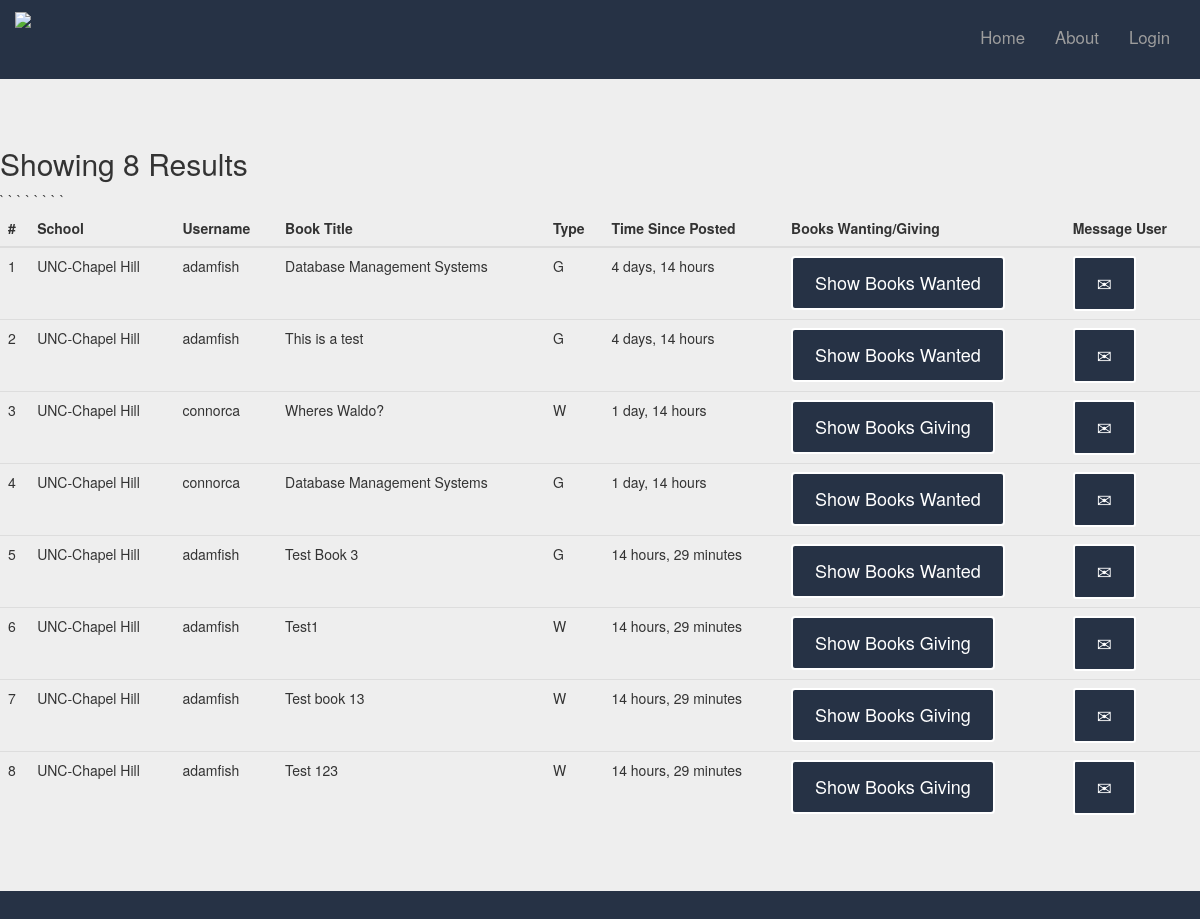
The page /listing_list/ on the database its author committed.
### home/models.py (models this page shows, shortened)
class Listing(models.Model):
    TYPES = (
        ('W', 'Want'),
        ('G', 'Give'),
    )
    sid = models.ForeignKey(Student, on_delete=models.CASCADE)
    bid = models.ForeignKey(Book, on_delete=models.CASCADE)
    type = models.CharField(max_length=1, choices=TYPES)
    date = models.DateField(auto_now_add=True)
    open = models.BooleanField(default=True)

class Student(models.Model):
    user = models.OneToOneField(User, on_delete=models.CASCADE)
    school = models.ForeignKey(School, on_delete=models.CASCADE)

class School(models.Model):
    school = models.CharField("school name", max_length=40, unique=False, default="")
    state = models.CharField("school state", max_length=2, unique=False, default="")
    city = models.CharField("school city", max_length=40, unique=False, default="")
    def __str__(self):
        return self.school

class Book(models.Model):
    ISBN = models.IntegerField(default="")
    title = models.CharField(max_length=40, default="")
    def __str__(self):
        return self.title

### home/views.py (the view)
# urls.py: url(r'^listing_list/$', views.ListBooks.as_view(), name='booksearch'),
class ListBooks(ListView):
    paginate_by = 10
    template_name = 'home/listing_list.html'
    context_object_name = 'result'
    def get_queryset(self):
        result = Listing.objects.all()
        query = self.request.GET.get('q')
        if query:
            query_list = query.split()
            result = result.filter(reduce(operator.and_, (Q(bid__title__icontains=q) for q in query_list)),
                                   open=True)
        return result

### templates/home/listing_list.html (shortened to what this page needs)
{% extends 'home/base.html' %}
{% block content %}
    <div class ='jumbotron'>
    {% if result  %}
        {% if result.count == 1 %}
            <h2>Showing {{ result.count }} Result</h2>
        {% else %}
            <h2>Showing {{ result.count }} Results</h2>
        {% endif %}
        <table class='table table-hover' id = "searchTable">
        <thead>
            <tr>
                <th>#</th>
                <th>School</th>
                <th>Username</th>
                <th>Book Title</th>
                <th>Type</th>
                <th>Time Since Posted</th>
                <th>Books Wanting/Giving</th>
                <th>Message User</th>
            </tr>
        </thead>
        <tbody>
        {% for instance in result %}
            <tr>
                <td>{{ forloop.counter}}</td>
                <td>{{ instance.sid.school }} </td>
                <td>{{ instance.sid.user.username}}</td>
                <td>{{ instance.bid }} </td>
                <td>{{ instance.type }} </td>
                <td>{{ instance.date|timesince}} </td>
                <td class="dropdown">
                    {% if instance.type == 'W' %}
                    <a class="btn btn-default dropdown-toggle" data-toggle="dropdown" href="#" id="dropdownbutton">Show Books Giving</a>
                    {% else %}
                    <a class="btn btn-default dropdown-toggle" data-toggle="dropdown" href="#" id="dropdownbutton">Show Books Wanted</a>
                    {%  endif %}
                </td>
                <td>
                    <a href="/messages/write/{{ instance.sid.user.username }} "><button type="button" class = "btn btn-default btn-sm">
                        <span class="glypicon glyphicon-envelope"></span>
                    </button>
                    </a>
                </td>
            </tr>
        {% endfor %}
        </tbody>
        </table>
        </div>
    {% endif %}
{% endblock %}

### static/css/home.css (style rules this page uses)
body { background-color:#263245; }
.btn { font-size: 18px; color: #FFF; padding: 12px 22px; background:#263245; border: 2px solid #FFF; }

### rows shown on the page
Listing: sid.school "UNC-Chapel Hill", sid.user.username "adamfish", bid "Database Management Systems", type "G", date "4 days, 14 hours", shows "Show Books Wanted"
Listing: sid.school "UNC-Chapel Hill", sid.user.username "adamfish", bid "This is a test", type "G", date "4 days, 14 hours", shows "Show Books Wanted"
Listing: sid.school "UNC-Chapel Hill", sid.user.username "connorca", bid "Wheres Waldo?", type "W", date "1 day, 14 hours", shows "Show Books Giving"
Listing: sid.school "UNC-Chapel Hill", sid.user.username "connorca", bid "Database Management Systems", type "G", date "1 day, 14 hours", shows "Show Books Wanted"
Listing: sid.school "UNC-Chapel Hill", sid.user.username "adamfish", bid "Test Book 3", type "G", date "14 hours, 29 minutes", shows "Show Books Wanted"
Listing: sid.school "UNC-Chapel Hill", sid.user.username "adamfish", bid "Test1", type "W", date "14 hours, 29 minutes", shows "Show Books Giving"
Listing: sid.school "UNC-Chapel Hill", sid.user.username "adamfish", bid "Test book 13", type "W", date "14 hours, 29 minutes", shows "Show Books Giving"
Listing: sid.school "UNC-Chapel Hill", sid.user.username "adamfish", bid "Test 123", type "W", date "14 hours, 29 minutes", shows "Show Books Giving"

### other values the page prints
{{ result.count }} "8"
